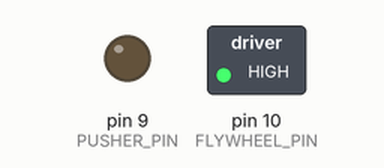
This sketch was run on a simulated Arduino Uno, built with avr-gcc and run on an emulated ATmega328P. Shown: switched loads named in the sketch (green lamp = pin HIGH), output pins drawn as LEDs (lit = HIGH).

Above: at 0.07 s.
At 4.3 s:
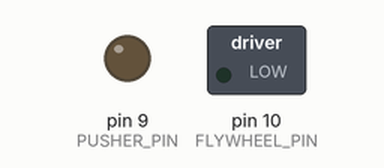
Timing chart, 0 to 8.9 s (numbered marks = the images above):
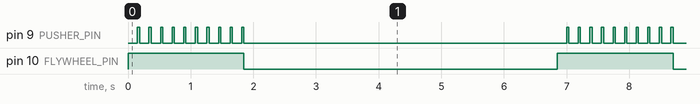

The sketch:

firing-control.ino
```cpp
#define PUSHER_PIN 9
#define FLYWHEEL_PIN 10

#define FLYWHEEL_ACCEL_DELAY 150
#define FIRE_DELAY 35


void setup() {
	pinMode(PUSHER_PIN, OUTPUT);
	pinMode(FLYWHEEL_PIN, OUTPUT);
}

void loop() {
	for (int i = 0; i < 10; i++) {
		fire();
	}

	delay(5000);
}

void fire() {
	digitalWrite(FLYWHEEL_PIN, HIGH);
	delay(FLYWHEEL_ACCEL_DELAY);
	digitalWrite(PUSHER_PIN, HIGH);
	delay(FIRE_DELAY);

	digitalWrite(FLYWHEEL_PIN, LOW);
	digitalWrite(PUSHER_PIN, LOW);
}
```

Measured:
- by itself, pin 9 (PUSHER_PIN): repeats every 6.9 s: 9 × (LOW 0.15 s, HIGH 0.04 s), LOW 5.2 s, HIGH 0.04 s
- by itself, pin 10 (FLYWHEEL_PIN): alternates HIGH for 1.9 s and LOW for 5.0 s
- by itself, everything shown: repeats every 6.9 s, in 8 steps
